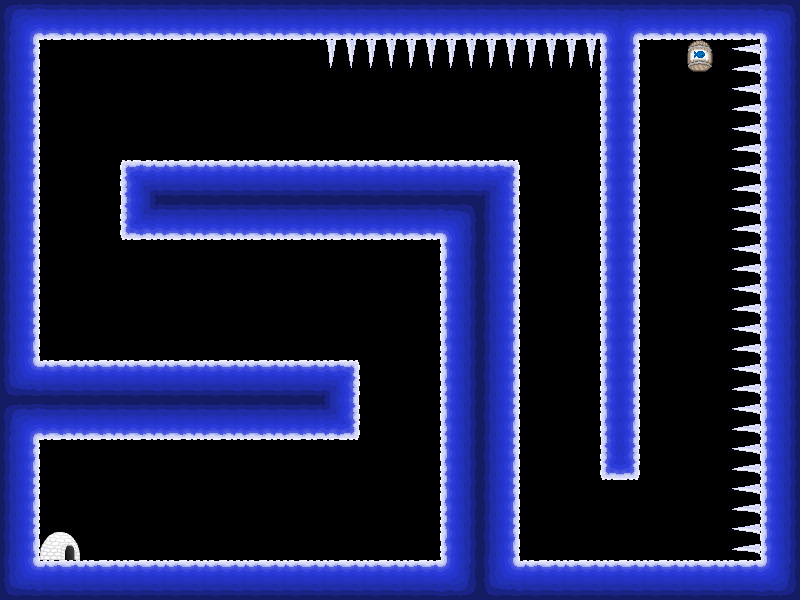

Rendered tile map (Tiled .tmx) drawn with the repository's tilesets; below, a short description and the map source with its tile grids summarised:
An orthogonal 20x15 tile map with 40x40 px tiles, 1 tile layer (Kachelebene 1), 4 tilesets.

<map version="1.0" orientation="orthogonal" width="20" height="15" tilewidth="40" tileheight="40">
 <tileset firstgid="1" name="Objekte" tilewidth="40" tileheight="40">
  <image source="Objekte.png" width="160" height="120" />
  <tile id="0">
   <properties>
    <property name="die" value="true" />
    <property name="id" value="14" />
   </properties>
  </tile>
  <tile id="1">
   <properties>
    <property name="die" value="true" />
    <property name="id" value="15" />
   </properties>
  </tile>
  <tile id="2">
   <properties>
    <property name="die" value="true" />
    <property name="id" value="16" />
   </properties>
  </tile>
  <tile id="3">
   <properties>
    <property name="die" value="true" />
    <property name="id" value="17" />
   </properties>
  </tile>
  <tile id="4">
   <properties>
    <property name="id" value="18" />
    <property name="level" value="true" />
   </properties>
  </tile>
  <tile id="5">
   <properties>
    <property name="id" value="19" />
    <property name="level" value="true" />
   </properties>
  </tile>
  <tile id="6">
   <properties>
    <property name="id" value="20" />
    <property name="level" value="true" />
   </properties>
  </tile>
  <tile id="7">
   <properties>
    <property name="id" value="21" />
    <property name="level" value="true" />
   </properties>
  </tile>
  <tile id="8">
   <properties>
    <property name="fish" value="true" />
    <property name="id" value="22" />
   </properties>
  </tile>
  <tile id="9">
   <properties>
    <property name="fish" value="true" />
    <property name="id" value="23" />
   </properties>
  </tile>
  <tile id="10">
   <properties>
    <property name="fish" value="true" />
    <property name="id" value="24" />
   </properties>
  </tile>
  <tile id="11">
   <properties>
    <property name="fish" value="true" />
    <property name="id" value="25" />
   </properties>
  </tile>
 </tileset>
 <tileset firstgid="13" name="Personen" tilewidth="40" tileheight="40">
  <image source="Personen.png" width="160" height="160" />
 </tileset>
 <tileset firstgid="29" name="Texturen" tilewidth="40" tileheight="40">
  <image source="Texturen.png" width="160" height="480" />
  <tile id="0">
   <properties>
    <property name="blocked" value="true" />
    <property name="id" value="0" />
   </properties>
  </tile>
  <tile id="1">
   <properties>
    <property name="blocked" value="true" />
    <property name="id" value="1" />
   </properties>
  </tile>
  <tile id="2">
   <properties>
    <property name="blocked" value="true" />
    <property name="id" value="3" />
   </properties>
  </tile>
  <tile id="3">
   <properties>
    <property name="blocked" value="true" />
    <property name="id" value="4" />
   </properties>
  </tile>
  <tile id="4">
   <properties>
    <property name="blocked" value="true" />
    <property name="id" value="5" />
   </properties>
  </tile>
  <tile id="5">
   <properties>
    <property name="blocked" value="true" />
    <property name="id" value="6" />
   </properties>
  </tile>
  <tile id="6">
   <properties>
    <property name="blocked" value="true" />
    <property name="id" value="7" />
   </properties>
  </tile>
  <tile id="7">
   <properties>
    <property name="blocked" value="true" />
    <property name="id" value="8" />
   </properties>
  </tile>
  <tile id="8">
   <properties>
    <property name="blocked" value="true" />
    <property name="id" value="9" />
   </properties>
  </tile>
  <tile id="9">
   <properties>
    <property name="blocked" value="true" />
    <property name="id" value="10" />
   </properties>
  </tile>
  <tile id="10">
   <properties>
    <property name="blocked" value="true" />
    <property name="id" value="11" />
   </properties>
  </tile>
  <tile id="11">
   <properties>
    <property name="blocked" value="true" />
    <property name="id" value="12" />
   </properties>
  </tile>
  <tile id="12">
   <properties>
    <property name="blocked" value="true" />
    <property name="id" value="13" />
   </properties>
  </tile>
  <tile id="13">
   <properties>
    <property name="blocked" value="true" />
    <property name="id" value="27" />
   </properties>
  </tile>
  <tile id="14">
   <properties>
    <property name="blocked" value="true" />
    <property name="id" value="28" />
   </properties>
  </tile>
  <tile id="15">
   <properties>
    <property name="blocked" value="true" />
    <property name="id" value="29" />
   </properties>
  </tile>
  <tile id="16">
   <properties>
    <property name="blocked" value="true" />
    <property name="id" value="30" />
   </properties>
  </tile>
  <tile id="17">
   <properties>
    <property name="blocked" value="true" />
    <property name="id" value="31" />
   </properties>
  </tile>
  <tile id="18">
   <properties>
    <property name="blocked" value="true" />
    <property name="id" value="32" />
   </properties>
  </tile>
  <tile id="19">
   <properties>
    <property name="blocked" value="true" />
    <property name="id" value="33" />
   </properties>
  </tile>
  <tile id="20">
   <properties>
    <property name="blocked" value="true" />
    <property name="id" value="34" />
   </properties>
  </tile>
  <tile id="21">
   <properties>
    <property name="blocked" value="true" />
    <property name="id" value="35" />
   </properties>
  </tile>
  <tile id="22">
   <properties>
    <property name="blocked" value="true" />
    <property name="id" value="36" />
   </properties>
  </tile>
  <tile id="23">
   <properties>
    <property name="blocked" value="true" />
    <property name="id" value="37" />
   </properties>
  </tile>
  <tile id="24">
   <properties>
    <property name="blocked" value="true" />
    <property name="id" value="38" />
   </properties>
  </tile>
  <tile id="25">
   <properties>
    <property name="blocked" value="true" />
    <property name="id" value="39" />
   </properties>
  </tile>
  <tile id="26">
   <properties>
    <property name="blocked" value="true" />
    <property name="id" value="40" />
   </properties>
  </tile>
  <tile id="27">
   <properties>
    <property name="blocked" value="true" />
    <property name="id" value="41" />
   </properties>
  </tile>
  <tile id="28">
   <properties>
    <property name="blocked" value="true" />
    <property name="id" value="42" />
   </properties>
  </tile>
  <tile id="29">
   <properties>
    <property name="blocked" value="true" />
    <property name="id" value="43" />
   </properties>
  </tile>
  <tile id="30">
   <properties>
    <property name="blocked" value="true" />
    <property name="id" value="44" />
   </properties>
  </tile>
  <tile id="31">
   <properties>
    <property name="blocked" value="true" />
    <property name="id" value="45" />
   </properties>
  </tile>
  <tile id="32">
   <properties>
    <property name="blocked" value="true" />
    <property name="id" value="46" />
   </properties>
  </tile>
  <tile id="33">
   <properties>
    <property name="blocked" value="true" />
    <property name="id" value="47" />
   </properties>
  </tile>
  <tile id="34">
   <properties>
    <property name="blocked" value="true" />
    <property name="id" value="48" />
   </properties>
  </tile>
  <tile id="35">
   <properties>
    <property name="blocked" value="true" />
    <property name="id" value="49" />
   </properties>
  </tile>
  <tile id="36">
   <properties>
    <property name="blocked" value="true" />
    <property name="id" value="50" />
   </properties>
  </tile>
  <tile id="37">
   <properties>
    <property name="blocked" value="true" />
    <property name="id" value="51" />
   </properties>
  </tile>
  <tile id="38">
   <properties>
    <property name="blocked" value="true" />
    <property name="id" value="52" />
   </properties>
  </tile>
  <tile id="39">
   <properties>
    <property name="blocked" value="true" />
    <property name="id" value="53" />
   </properties>
  </tile>
  <tile id="40">
   <properties>
    <property name="blocked" value="true" />
    <property name="id" value="54" />
   </properties>
  </tile>
  <tile id="41">
   <properties>
    <property name="blocked" value="true" />
    <property name="id" value="55" />
   </properties>
  </tile>
  <tile id="42">
   <properties>
    <property name="blocked" value="true" />
    <property name="id" value="56" />
   </properties>
  </tile>
  <tile id="43">
   <properties>
    <property name="blocked" value="true" />
    <property name="id" value="57" />
   </properties>
  </tile>
  <tile id="44">
   <properties>
    <property name="blocked" value="true" />
    <property name="id" value="58" />
   </properties>
  </tile>
  <tile id="45">
   <properties>
    <property name="blocked" value="true" />
    <property name="id" value="59" />
   </properties>
  </tile>
  <tile id="46">
   <properties>
    <property name="blocked" value="true" />
    <property name="id" value="60" />
   </properties>
  </tile>
 </tileset>
 <tileset firstgid="77" name="Eissturm" tilewidth="40" tileheight="40">
  <image source="Eissturm.png" width="40" height="40" />
  <tile id="0">
   <properties>
    <property name="id" value="26" />
    <property name="rotate" value="true" />
   </properties>
  </tile>
 </tileset>
 <layer name="Kachelebene 1" width="20" height="15">
  <properties>
   <property name="id" value="0" />
  </properties>
  <data>[300 cells, 151 non-empty, 19 distinct tile ids]</data>
 </layer>
 <objectgroup name="Objektebene 1" width="20" height="15">
  <properties>
   <property name="id" value="1" />
  </properties>
 </objectgroup>
</map>
